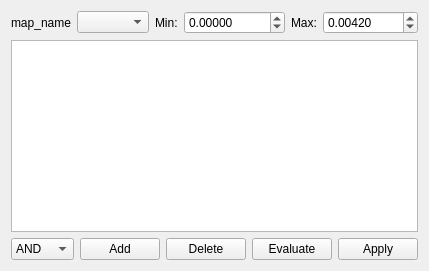
             <widget class="QWidget" name="tab6">
              <attribute name="title">
               <string>Parametrization</string>
              </attribute>
              <layout class="QGridLayout" name="gridLayout_28">
               <item row="2" column="0">
                <widget class="QComboBox" name="comboBox_param_logic">
                 <item>
                  <property name="text">
                   <string>AND</string>
                  </property>
                 </item>
                 <item>
                  <property name="text">
                   <string>OR</string>
                  </property>
                 </item>
                 <item>
                  <property name="text">
                   <string>NOT</string>
                  </property>
                 </item>
                </widget>
               </item>
               <item row="2" column="1">
                <widget class="QPushButton" name="btn_mask_param_add">
                 <property name="sizePolicy">
                  <sizepolicy hsizetype="Preferred" vsizetype="Fixed">
                   <horstretch>0</horstretch>
                   <verstretch>0</verstretch>
                  </sizepolicy>
                 </property>
                 <property name="text">
                  <string>Add</string>
                 </property>
                </widget>
               </item>
               <item row="2" column="2">
                <widget class="QPushButton" name="btn_mask_param_delete">
                 <property name="sizePolicy">
                  <sizepolicy hsizetype="Preferred" vsizetype="Fixed">
                   <horstretch>0</horstretch>
                   <verstretch>0</verstretch>
                  </sizepolicy>
                 </property>
                 <property name="text">
                  <string>Delete</string>
                 </property>
                </widget>
               </item>
               <item row="2" column="3">
                <widget class="QPushButton" name="btn_mask_param_evaluate">
                 <property name="sizePolicy">
                  <sizepolicy hsizetype="Preferred" vsizetype="Fixed">
                   <horstretch>0</horstretch>
                   <verstretch>0</verstretch>
                  </sizepolicy>
                 </property>
                 <property name="text">
                  <string>Evaluate</string>
                 </property>
                </widget>
               </item>
               <item row="2" column="4">
                <widget class="QPushButton" name="btn_mask_param_apply">
                 <property name="sizePolicy">
                  <sizepolicy hsizetype="Preferred" vsizetype="Fixed">
                   <horstretch>0</horstretch>
                   <verstretch>0</verstretch>
                  </sizepolicy>
                 </property>
                 <property name="text">
                  <string>Apply</string>
                 </property>
                </widget>
               </item>
               <item row="1" column="0" colspan="5">
                <widget class="QTableView" name="tableView">
                 <property name="sizePolicy">
                  <sizepolicy hsizetype="Expanding" vsizetype="Expanding">
                   <horstretch>0</horstretch>
                   <verstretch>1</verstretch>
                  </sizepolicy>
                 </property>
                </widget>
               </item>
               <item row="0" column="0" colspan="5">
                <layout class="QHBoxLayout" name="horizontalLayout_4">
                 <item>
                  <widget class="QLabel" name="label_29">
                   <property name="sizePolicy">
                    <sizepolicy hsizetype="Minimum" vsizetype="Minimum">
                     <horstretch>0</horstretch>
                     <verstretch>0</verstretch>
                    </sizepolicy>
                   </property>
                   <property name="text">
                    <string>map_name</string>
                   </property>
                  </widget>
                 </item>
                 <item>
                  <widget class="QComboBox" name="comboBox_param_xmap_name"/>
                 </item>
                 <item>
                  <widget class="QLabel" name="label_param_minval">
                   <property name="sizePolicy">
                    <sizepolicy hsizetype="Expanding" vsizetype="Preferred">
                     <horstretch>0</horstretch>
                     <verstretch>0</verstretch>
                    </sizepolicy>
                   </property>
                   <property name="text">
                    <string>Min:</string>
                   </property>
                  </widget>
                 </item>
                 <item>
                  <widget class="QDoubleSpinBox" name="doubleSpinBox_param_vbeg">
                   <property name="decimals">
                    <number>5</number>
                   </property>
                   <property name="minimum">
                    <double>-99999.000000000000000</double>
                   </property>
                   <property name="maximum">
                    <double>99999.000000000000000</double>
                   </property>
                   <property name="value">
                    <double>0.000000000000000</double>
                   </property>
                  </widget>
                 </item>
                 <item>
                  <widget class="QLabel" name="label_param_maxval">
                   <property name="sizePolicy">
                    <sizepolicy hsizetype="Expanding" vsizetype="Preferred">
                     <horstretch>0</horstretch>
                     <verstretch>0</verstretch>
                    </sizepolicy>
                   </property>
                   <property name="text">
                    <string>Max:</string>
                   </property>
                  </widget>
                 </item>
                 <item>
                  <widget class="QDoubleSpinBox" name="doubleSpinBox_param_vend">
                   <property name="decimals">
                    <number>5</number>
                   </property>
                   <property name="minimum">
                    <double>-9999.000000000000000</double>
                   </property>
                   <property name="maximum">
                    <double>9999.000000000000000</double>
                   </property>
                   <property name="value">
                    <double>0.004200000000000</double>
                   </property>
                  </widget>
                 </item>
                </layout>
               </item>
              </layout>
             </widget>
